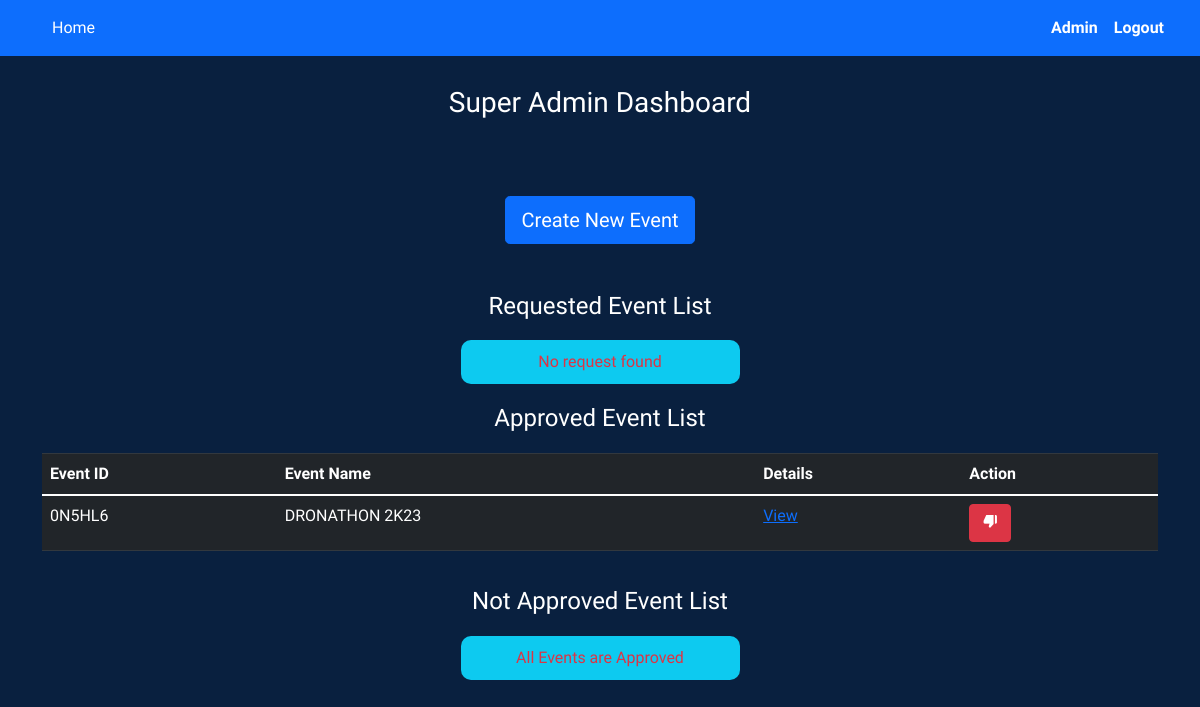
The page /super-admin/super-admin.php (signed in) on the database as committed earlier.
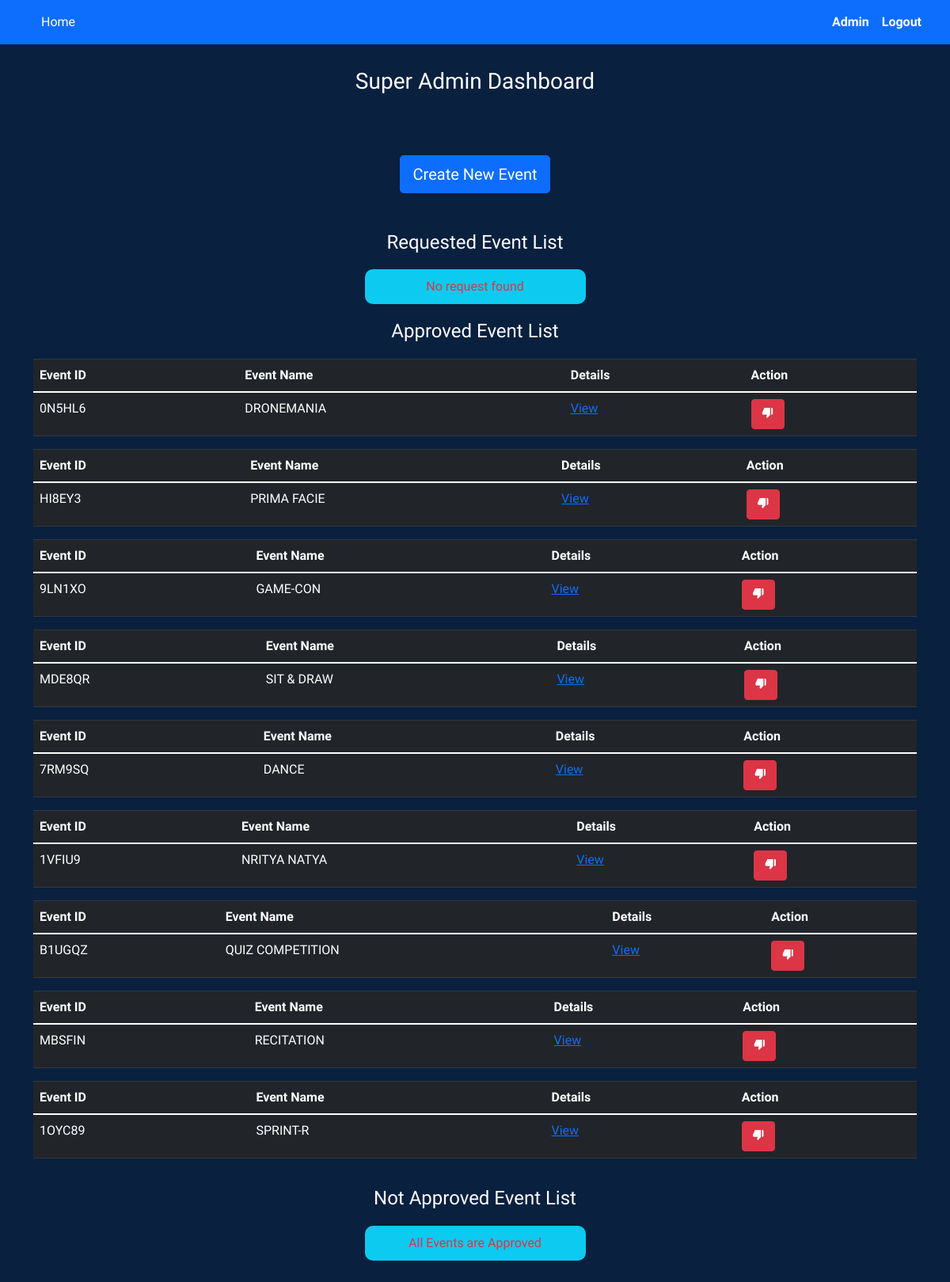
The same page on the database as committed later.
### tables this page shows
CREATE TABLE `events` (
  `event_id` varchar(10) NOT NULL,
  `event_name` varchar(50) NOT NULL,
  `event_s_date` date DEFAULT '2023-01-01',
  `event_s_time` time DEFAULT '00:00:00',
  `event_e_date` date DEFAULT '2023-01-01',
  `event_e_time` time DEFAULT '00:00:00',
  `event_venue` varchar(50) NOT NULL DEFAULT 'Update Your event venue',
  `organizer` varchar(50) NOT NULL,
  `event_desc` varchar(300) NOT NULL DEFAULT 'event buddy description (please update from below )',
  `event_broc` varchar(100) NOT NULL DEFAULT 'event-broucher-01.pdf',
  `c_image1` varchar(100) NOT NULL DEFAULT 'eb-black-bg-logo-16-9.png',
  `c_image2` varchar(100) NOT NULL DEFAULT 'eb-black-bg-logo-16-9.png',
  `c_image3` varchar(100) NOT NULL DEFAULT 'eb-black-bg-logo-16-9.png',
  `approval` int(1) NOT NULL DEFAULT 0,
  `e_slot` int(10) NOT NULL,
  `event_type` varchar(10) DEFAULT NULL
);

### super-admin/super-admin.php (the view, shortened to what the changed rows need)
<?php
include "../database/db_conn.php";
?>
<!DOCTYPE html>
<html lang="en">
<head>
    <link rel="stylesheet" href="https://maxcdn.bootstrapcdn.com/bootstrap/4.0.0/css/bootstrap.min.css" />
    <link rel="stylesheet" href="https://use.fontawesome.com/releases/v5.3.1/css/all.css" />
    <link href="//maxcdn.bootstrapcdn.com/bootstrap/4.0.0/css/bootstrap.min.css" rel="stylesheet" id="bootstrap-css" />
    <link href="https://cdn.jsdelivr.net/npm/bootstrap@5.0.2/dist/css/bootstrap.min.css" rel="stylesheet">
    <link rel="stylesheet" href="https://cdn.jsdelivr.net/npm/bootstrap-icons@1.5.0/font/bootstrap-icons.css">
    <link href='https://unpkg.com/boxicons@2.1.4/css/boxicons.min.css' rel='stylesheet'>
    <link rel="stylesheet" href="css/super-admin.css">
</head>
<body>
    <?php
    if (isset($_SESSION['sa_email']) && isset($_SESSION['sa_password'])) {
    ?>
        <div style="padding-bottom: 50px;" class="container">
            <div style="padding-bottom: 20px;" id="participant-list" class="participant-list">
                <?php
                $sql = "SELECT *
                     FROM events
            WHERE approval=1";
                $result = $conn->query($sql);
                if ($result->num_rows > 0) {
                    while ($row = $result->fetch_assoc()) {
                ?>
                        <table class='table table-dark'>
                            <thead>
                                <tr>
                                    <th>Event ID</th>
                                    <th>Event Name</th>
                                    <th>Details</th>
                                    <th>Action</th>
                                </tr>
                            </thead>
                            <tbody>
                                <tr>
                                    <td><?php echo $row['event_id']; ?></td>
                                    <td><?php echo $row['event_name']; ?></td>
                                    <td>
                                        <a target="_blank" href="./sa-event.php?event_id=<?php echo $row['event_id']; ?>">View</a>
                                    </td>
                                    <td>
                                        <a class="btn btn-danger" href="approval.php?c=2&event_id=<?php echo $row['event_id']; ?>"><i class='bx bxs-dislike'></i></a>
                                    </td>
                                </tr>
                            </tbody>
                        </table>
                <?php
                    }
                } else {
                    echo  "<div style=\" padding: 10px; display:flex; margin: auto; align-items: center; border-radius: 10px; font-size: medium; font-weight: lighter;\" id=\"pre\" class=\"w-25 container info text-center bg-info\"> <p class=\"text-danger\" style=\"margin: auto;\" >No Approved Events</p></div>";
                }
                ?>
            </div>
        </div>
    <?php
    } else {
        header("location:./sa-login.php");
    }
    ?>
</body>
</html>

Rows that differ between the two databases and show on the page:
changed events "0N5HL6": event_name "DRONATHON 2K23" → "DRONEMANIA"
added events: event_id "HI8EY3", event_name "PRIMA FACIE"
added events: event_id "9LN1XO", event_name "GAME-CON"
added events: event_id "MDE8QR", event_name "SIT & DRAW"
added events: event_id "7RM9SQ", event_name "DANCE"
added events: event_id "1VFIU9", event_name "NRITYA NATYA"
added events: event_id "B1UGQZ", event_name "QUIZ COMPETITION"
added events: event_id "MBSFIN", event_name "RECITATION"
added events: event_id "1OYC89", event_name "SPRINT-R"
